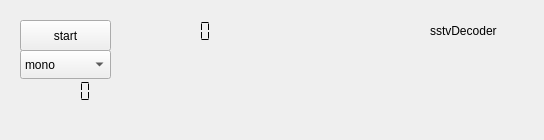
<?xml version="1.0" encoding="UTF-8"?>
<ui version="4.0">
 <class>Form</class>
 <widget class="QWidget" name="Form">
  <property name="geometry">
   <rect>
    <x>0</x>
    <y>0</y>
    <width>544</width>
    <height>140</height>
   </rect>
  </property>
  <property name="windowTitle">
   <string>Form</string>
  </property>
  <widget class="QLabel" name="label">
   <property name="geometry">
    <rect>
     <x>430</x>
     <y>20</y>
     <width>91</width>
     <height>21</height>
    </rect>
   </property>
   <property name="text">
    <string>sstvDecoder</string>
   </property>
  </widget>
  <widget class="QPushButton" name="startButton">
   <property name="geometry">
    <rect>
     <x>20</x>
     <y>20</y>
     <width>91</width>
     <height>31</height>
    </rect>
   </property>
   <property name="text">
    <string>start</string>
   </property>
  </widget>
  <widget class="QLabel" name="pictureMode">
   <property name="geometry">
    <rect>
     <x>410</x>
     <y>50</y>
     <width>101</width>
     <height>21</height>
    </rect>
   </property>
   <property name="text">
    <string/>
   </property>
  </widget>
  <widget class="QComboBox" name="monoButton">
   <property name="geometry">
    <rect>
     <x>20</x>
     <y>50</y>
     <width>91</width>
     <height>29</height>
    </rect>
   </property>
   <item>
    <property name="text">
     <string>mono</string>
    </property>
   </item>
   <item>
    <property name="text">
     <string>2 channel</string>
    </property>
   </item>
  </widget>
  <widget class="QLabel" name="stageLabel">
   <property name="geometry">
    <rect>
     <x>410</x>
     <y>70</y>
     <width>111</width>
     <height>21</height>
    </rect>
   </property>
   <property name="text">
    <string/>
   </property>
  </widget>
  <widget class="QLCDNumber" name="ifdisplay">
   <property name="geometry">
    <rect>
     <x>20</x>
     <y>80</y>
     <width>91</width>
     <height>23</height>
    </rect>
   </property>
   <property name="frameShape">
    <enum>QFrame::NoFrame</enum>
   </property>
   <property name="segmentStyle">
    <enum>QLCDNumber::Flat</enum>
   </property>
  </widget>
  <widget class="QLCDNumber" name="snrdisplay">
   <property name="geometry">
    <rect>
     <x>140</x>
     <y>20</y>
     <width>81</width>
     <height>23</height>
    </rect>
   </property>
   <property name="frameShape">
    <enum>QFrame::NoFrame</enum>
   </property>
   <property name="numDigits">
    <number>6</number>
   </property>
   <property name="segmentStyle">
    <enum>QLCDNumber::Flat</enum>
   </property>
  </widget>
 </widget>
 <resources/>
 <connections/>
</ui>
